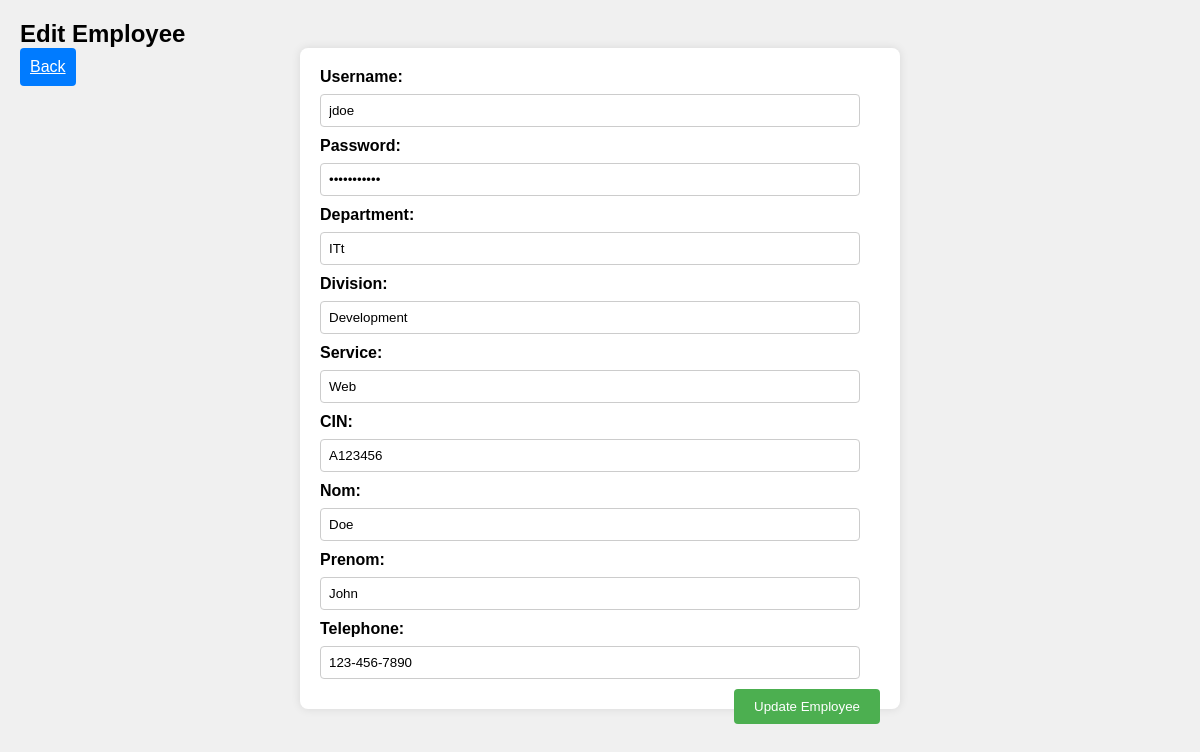
Page /edit_employee.php?id=3 on the committed database.
### tables this page shows
CREATE TABLE `users` (
  `id` int NOT NULL AUTO_INCREMENT,
  `username` varchar(50) NOT NULL,
  `password` varchar(255) NOT NULL,
  `department` varchar(100) DEFAULT NULL,
  `division` varchar(100) DEFAULT NULL,
  `service` varchar(100) DEFAULT NULL,
  `cin` varchar(20) DEFAULT NULL,
  `nom` varchar(100) DEFAULT NULL,
  `prenom` varchar(100) DEFAULT NULL,
  `telephone` varchar(20) DEFAULT NULL,
  PRIMARY KEY (`id`),
  UNIQUE KEY `username` (`username`),
  UNIQUE KEY `cin` (`cin`),
  UNIQUE KEY `telephone` (`telephone`)
);

### edit_employee.php (the view, shortened to what this page needs)
<?php
include 'connexiondb.php';
$id = $_GET['id'];
$sql = "SELECT * FROM users WHERE id = $id";
$result = $conn->query($sql);
$row = $result->fetch_assoc();
?>
<!DOCTYPE html>
<html lang="en">
<head>
</head>
<body>
    <h2>Edit Employee</h2>
    <a href="javascript:history.back()" class="back-button">Back</a>
    <form action="update_employee.php" method="POST">
        <label for="username">Username:</label>
        <input type="text" id="username" name="username" value="<?php echo $row['username']; ?>" required>
        <label for="password">Password:</label>
        <input type="password" id="password" name="password" value="<?php echo $row['password']; ?>" required>
        <label for="department">Department:</label>
        <input type="text" id="department" name="department" value="<?php echo $row['department']; ?>" required>
        <label for="division">Division:</label>
        <input type="text" id="division" name="division" value="<?php echo $row['division']; ?>" required>
        <label for="service">Service:</label>
        <input type="text" id="service" name="service" value="<?php echo $row['service']; ?>" required>
        <label for="cin">CIN:</label>
        <input type="text" id="cin" name="cin" value="<?php echo $row['cin']; ?>" required>
        <label for="nom">Nom:</label>
        <input type="text" id="nom" name="nom" value="<?php echo $row['nom']; ?>" required>
        <label for="prenom">Prenom:</label>
        <input type="text" id="prenom" name="prenom" value="<?php echo $row['prenom']; ?>" required>
        <label for="telephone">Telephone:</label>
        <input type="text" id="telephone" name="telephone" value="<?php echo $row['telephone']; ?>" required>
        <button type="submit">Update Employee</button>
    </form>
</body>
</html>

### edit_employee.php (style rules this page uses)
* { margin: 0; padding: 0; box-sizing: border-box; }
body { font-family: Arial, sans-serif; background-color: #f0f0f0; padding: 20px; }
form { max-width: 600px; margin: 0 auto; background: #fff; padding: 20px; border-radius: 8px; box-shadow: 0 0 10px rgba(0, 0, 0, 0.1); }
label { display: block; margin-bottom: 8px; font-weight: bold; }
input[type="text"], input[type="password"] { width: calc(100% - 20px); padding: 8px; margin-bottom: 10px; border: 1px solid #ccc; border-radius: 4px; }
button[type="submit"] { background-color: #4CAF50; color: white; padding: 10px 20px; border: none; border-radius: 4px; cursor: pointer; float: right; }
.back-button { padding: 10px; background-color: #007bff; color: white; border: none; border-radius: 4px; cursor: pointer; float: left; }

### rows in the picture
users: username "jdoe", department "ITt", division "Development", service "Web", cin "A123456", nom "Doe", prenom "John", telephone "123-456-7890"
